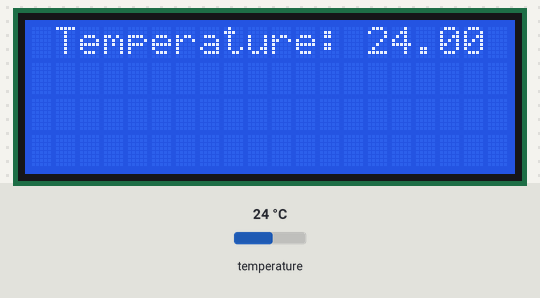
The sketch below on a simulated Arduino Uno, built with avr-gcc and run on an emulated ATmega328P. Shown: 20×4 character LCD. The inputs (shaded band) are chosen by the test bench; at power-on: temperature 24 °C. What the sketch prints to the serial monitor is not drawn.

Above: at 1.2 s.
1.3 s: temperature set to 12 °C
At 3.4 s:
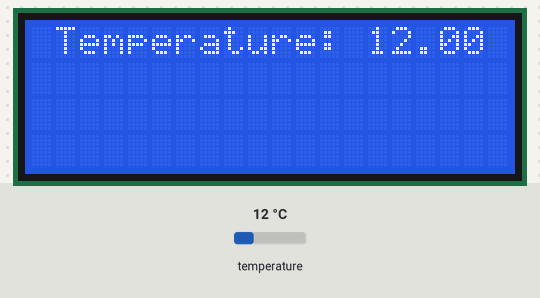
4.1 s: temperature set to 19 °C
6.6 s: temperature set to 28 °C
At 9.1 s:
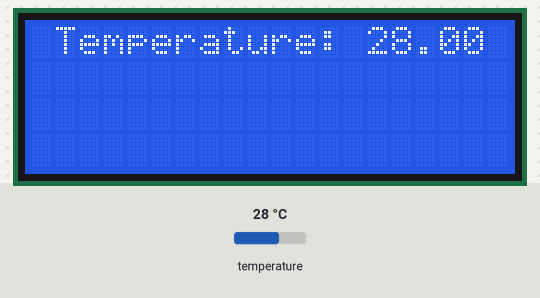
Timing chart, 0 to 10.6 s (numbered marks = the images above; inputs shaded):
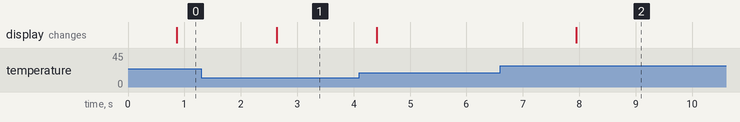

The sketch:

lcd_temp.ino
```cpp
#include <Wire.h>
#include <LCD.h>
#include <LiquidCrystal_I2C.h>
#include <DallasTemperature.h>
#include <OneWire.h>
#define ONE_WIRE_BUS 2

LiquidCrystal_I2C lcd(0x3F, 2, 1, 0, 4, 5, 6, 7, 3, POSITIVE);
OneWire oneWire(ONE_WIRE_BUS);
DallasTemperature sensors(&oneWire);

void setup(void)
{
  // start serial port
  Serial.begin(9600);
  Serial.println("Dallas Temperature IC Control Library Demo");

  // Start up the library
  sensors.begin();
  lcd.begin(20,4);   // initialisation de l'écran à la bonne taille
  //lcd.backlight(); aussi utile que la bite d'un pape
  lcd.setCursor(0, 0); //première ligne
  lcd.print(" Temperature: ");
}


void loop(void)
{
  float temp;
  // call sensors.requestTemperatures() to issue a global temperature
  // request to all devices on the bus
  Serial.print(" Requesting temperatures...");
  sensors.requestTemperatures(); // Send the command to get temperatures
  Serial.println("DONE");

  Serial.print("Temperature for Device 1 is: ");
  temp = sensors.getTempCByIndex(0);
  Serial.print(temp); // Why "byIndex"?
    // You can have more than one IC on the same bus.
    // 0 refers to the first IC on the wire
  lcd.setCursor(14, 0);
  lcd.print(temp);
  delay(1000);
}
```

Measured:
- after the input at 1.3 s, the display: changes after 1.3 s (image 1)
- after the input at 6.6 s, the display: changes after 1.3 s (image 2)
